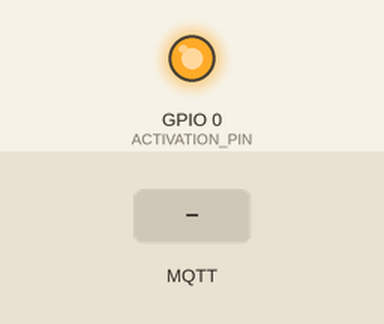
Recording of a sketch running on a simulated ESP8266 (NodeMCU). On the bench: output pins drawn as LEDs (lit = HIGH). Inputs (shaded band) come from the test bench. WiFi joins after 1.5 s; servers stay silent unless stated; no MQTT or app messages arrive unless stated; what the sketch prints to the serial monitor is not drawn.

Above: at 2.7 s.
2.8 s: MQTT message "activar" arrives on the first subscribed topic
At 3.1 s:
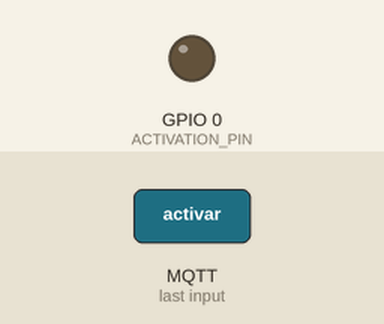
Timing chart, 0 to 5.8 s (numbered marks = the images above; inputs shaded):
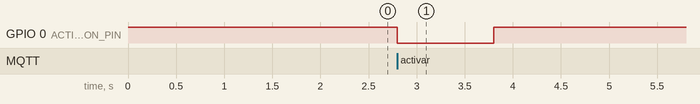

The sketch:

raspdomotic_ESP32_CAM_ESP01S.ino
```cpp
#include <ESP8266WiFi.h>
#include <PubSubClient.h>  // Biblioteca MQTT

// Configura los pines
#define ACTIVATION_PIN 0  // Usamos GPIO0 del ESP-01S para activar la cámara

// Configuración del Wi-Fi y MQTT
const char* ssid = "TCNHYLADO";
const char* password = "suriru88";
const char* mqtt_server = "192.168.1.4";  // IP o dominio del servidor MQTT
const char* mqtt_topic = "esp01s/camara"; // Tópico para activar la cámara

WiFiClient espClient;
PubSubClient client(espClient);

void setup() {
  Serial.begin(115200);

  // Configura el pin como salida
  pinMode(ACTIVATION_PIN, OUTPUT);
  digitalWrite(ACTIVATION_PIN, HIGH);  // Inicia con la señal baja

  // Conéctate a Wi-Fi
  setup_wifi();

  // Configura el cliente MQTT
  client.setServer(mqtt_server, 1883);
  client.setCallback(mqttCallback);

  // Conéctate al broker MQTT
  reconnect();
}

void setup_wifi() {
  delay(10);
  Serial.println();
  Serial.print("Conectando a ");
  Serial.println(ssid);

  WiFi.begin(ssid, password);

  while (WiFi.status() != WL_CONNECTED) {
    delay(500);
    Serial.print(".");
  }

  Serial.println("");
  Serial.println("WiFi conectado");
  Serial.println(WiFi.localIP());
}

// Función que se ejecuta cuando llega un mensaje MQTT
void mqttCallback(char* topic, byte* payload, unsigned int length) {
  Serial.print("Mensaje recibido en el tópico: ");
  Serial.println(topic);

  String message = "";
  for (int i = 0; i < length; i++) {
    message += (char)payload[i];
  }

  if(String(topic) == mqtt_topic && message == "activar") {
    Serial.println("Activando cámara...");

    // Enviar señal HIGH al ESP32-CAM (activar la cámara)
    digitalWrite(ACTIVATION_PIN, LOW);
    delay(1000);  // Mantener la señal por un breve tiempo
    digitalWrite(ACTIVATION_PIN, HIGH);
  }
}

// Función para reconectar al servidor MQTT si se desconecta
void reconnect() {
  while (!client.connected()) {
    Serial.print("Conectando al servidor MQTT...");
    if (client.connect("ESP32_CAM_ESP01S_Client")) {
      Serial.println("conectado");
      client.subscribe(mqtt_topic);  // Nos suscribimos al tópico de activación
    } else {
      Serial.print("Falló, rc=");
      Serial.print(client.state());
      Serial.println(" intentando de nuevo en 5 segundos");
      delay(5000);
    }
  }
}

void loop() {
  if (!client.connected()) {
    reconnect();
  }
  client.loop();
}
```

Measured:
- after the input at 2.8 s, GPIO 0 (ACTIVATION_PIN): HIGH → LOW at once, → HIGH 1.0 s later
